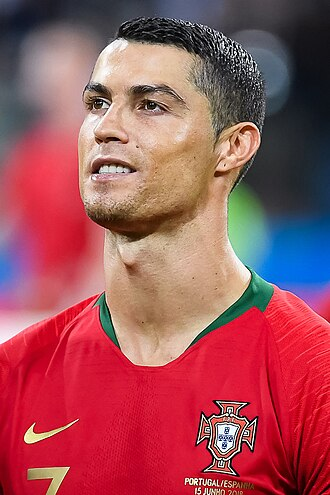
#> input picture known_gallery/cr7/cr7_01.jpg, 330 x 495 px
$ python -i image_enhancement.py   (imports and definitions only)
#> lines starting #> are read from the running program, lines starting #| are printed output that depends on the picture
#> further down, picture is the input picture: shape (495, 330, 3); mean B, G, R 89.1, 81.3, 158.2
# image_enhancement.py
import cv2
import numpy as np

class ImageEnhancer:
    """Image enhancement for better detection quality"""

    def __init__(self):
        # CLAHE parameters
        self.clahe = cv2.createCLAHE(clipLimit=2.0, tileGridSize=(8, 8))

        # [74 lines left out: functions _gamma_correct, enhance, _balance_brightness, _apply_clahe, _sharpen, not called in this run]

    def denoise_gaussian(self, image: np.ndarray, kernel_size: int = 5) -> np.ndarray:
        """Apply Gaussian blur for denoising (alternative method)"""
        return cv2.GaussianBlur(image, (kernel_size, kernel_size), 0)

    def adaptive_threshold(self, image: np.ndarray) -> np.ndarray:
        """Apply adaptive thresholding for varying lighting conditions"""
        gray = cv2.cvtColor(image, cv2.COLOR_BGR2GRAY)
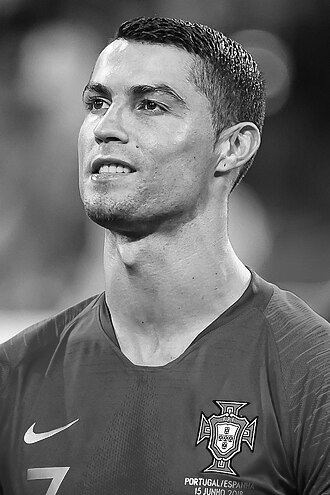
#> gray: shape (495, 330); min 0, max 255, mean 105.2
        adaptive = cv2.adaptiveThreshold(
            gray, 255, cv2.ADAPTIVE_THRESH_GAUSSIAN_C,
            cv2.THRESH_BINARY, 11, 2
        )
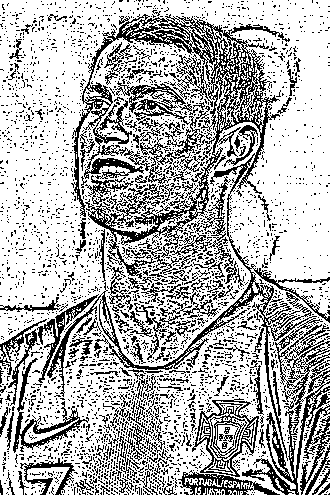
#> adaptive: shape (495, 330); 70.5% white; black in thin lines or dots
        return cv2.cvtColor(adaptive, cv2.COLOR_GRAY2BGR)
#> returned value: shape (495, 330, 3); 70.5% white; black in thin lines or dots


# -------------------------
# Convenience API
# -------------------------
# Provide a simple module-level function `enhance(img)` so older code that calls
# `image_enhancement.enhance(img)` continues to work. The implementation uses a
# module-level singleton `ImageEnhancer` to avoid re-instantiation overhead.
#
# Bilingual comment:
# EN: Call `image_enhancement.enhance(img)` for a quick enhancement pipeline.
# VI: Gọi `image_enhancement.enhance(img)` để xử lý ảnh một cách đơn giản.

_default_enhancer = ImageEnhancer()

# [9 lines left out: function enhance, not called in this run]

>>> import cv2
>>> picture = cv2.imread('../../known_gallery/cr7/cr7_01.jpg')
>>> result = ImageEnhancer().adaptive_threshold(picture)
